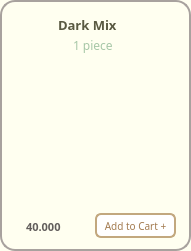
       <widget class="QFrame" name="frame_cookdark">
        <property name="geometry">
         <rect>
          <x>240</x>
          <y>10</y>
          <width>191</width>
          <height>251</height>
         </rect>
        </property>
        <property name="font">
         <font>
          <family>Mongolian Baiti</family>
         </font>
        </property>
        <property name="styleSheet">
         <string notr="true">background-color: #FFFFF0;
border-radius: 15px; 
border: 2px solid #A8A29E ;</string>
        </property>
        <property name="frameShape">
         <enum>QFrame::StyledPanel</enum>
        </property>
        <property name="frameShadow">
         <enum>QFrame::Raised</enum>
        </property>
        <widget class="QLabel" name="label_dark">
         <property name="geometry">
          <rect>
           <x>58</x>
           <y>15</y>
           <width>91</width>
           <height>20</height>
          </rect>
         </property>
         <property name="font">
          <font>
           <family>Mongolian Baiti</family>
           <pointsize>10</pointsize>
           <weight>75</weight>
           <bold>true</bold>
          </font>
         </property>
         <property name="styleSheet">
          <string notr="true">border-radius: 0px;
border:0px solid;
color:#5A5A42</string>
         </property>
         <property name="text">
          <string>Dark Mix</string>
         </property>
        </widget>
        <widget class="QLabel" name="label_cookies_dark">
         <property name="geometry">
          <rect>
           <x>20</x>
           <y>60</y>
           <width>161</width>
           <height>141</height>
          </rect>
         </property>
         <property name="cursor">
          <cursorShape>ArrowCursor</cursorShape>
         </property>
         <property name="styleSheet">
          <string notr="true">border:0px;
background-color: transparent;</string>
         </property>
         <property name="text">
          <string/>
         </property>
         <property name="pixmap">
          <pixmap>../images/image-removebg-preview (43).png</pixmap>
         </property>
         <property name="scaledContents">
          <bool>true</bool>
         </property>
        </widget>
        <widget class="QLabel" name="label_darl_size">
         <property name="geometry">
          <rect>
           <x>73</x>
           <y>37</y>
           <width>51</width>
           <height>16</height>
          </rect>
         </property>
         <property name="font">
          <font>
           <family>Mongolian Baiti</family>
           <pointsize>9</pointsize>
          </font>
         </property>
         <property name="styleSheet">
          <string notr="true">color: #A7C7A7;
border:0px</string>
         </property>
         <property name="text">
          <string>1 piece</string>
         </property>
        </widget>
        <widget class="QPushButton" name="pushButton_add_dark">
         <property name="geometry">
          <rect>
           <x>95</x>
           <y>213</y>
           <width>81</width>
           <height>25</height>
          </rect>
         </property>
         <property name="maximumSize">
          <size>
           <width>16777207</width>
           <height>16777215</height>
          </size>
         </property>
         <property name="font">
          <font>
           <family>Mongolian Baiti</family>
           <pointsize>-1</pointsize>
          </font>
         </property>
         <property name="styleSheet">
          <string notr="true">QPushButton {
    background-color: white;
    color: #A37B50;
    border: 2px solid #C2A87E;
    border-radius: 6px;
    padding: 4px 5px;
    font-size: 10px;
}

QPushButton:hover {
    background-color: #F7F3EF;
}

QPushButton:pressed {
    background-color: #E6D5C3;
}
</string>
         </property>
         <property name="text">
          <string>Add to Cart +</string>
         </property>
        </widget>
        <widget class="QLabel" name="label_dark_price">
         <property name="geometry">
          <rect>
           <x>26</x>
           <y>219</y>
           <width>61</width>
           <height>16</height>
          </rect>
         </property>
         <property name="font">
          <font>
           <family>Mongolian Baiti</family>
           <pointsize>8</pointsize>
           <weight>75</weight>
           <bold>true</bold>
          </font>
         </property>
         <property name="styleSheet">
          <string notr="true">border:0px;
color: rgb(98, 94, 92);
</string>
         </property>
         <property name="text">
          <string>40.000</string>
         </property>
        </widget>
        <zorder>label_cookies_dark</zorder>
        <zorder>label_dark</zorder>
        <zorder>label_darl_size</zorder>
        <zorder>pushButton_add_dark</zorder>
        <zorder>label_dark_price</zorder>
       </widget>
